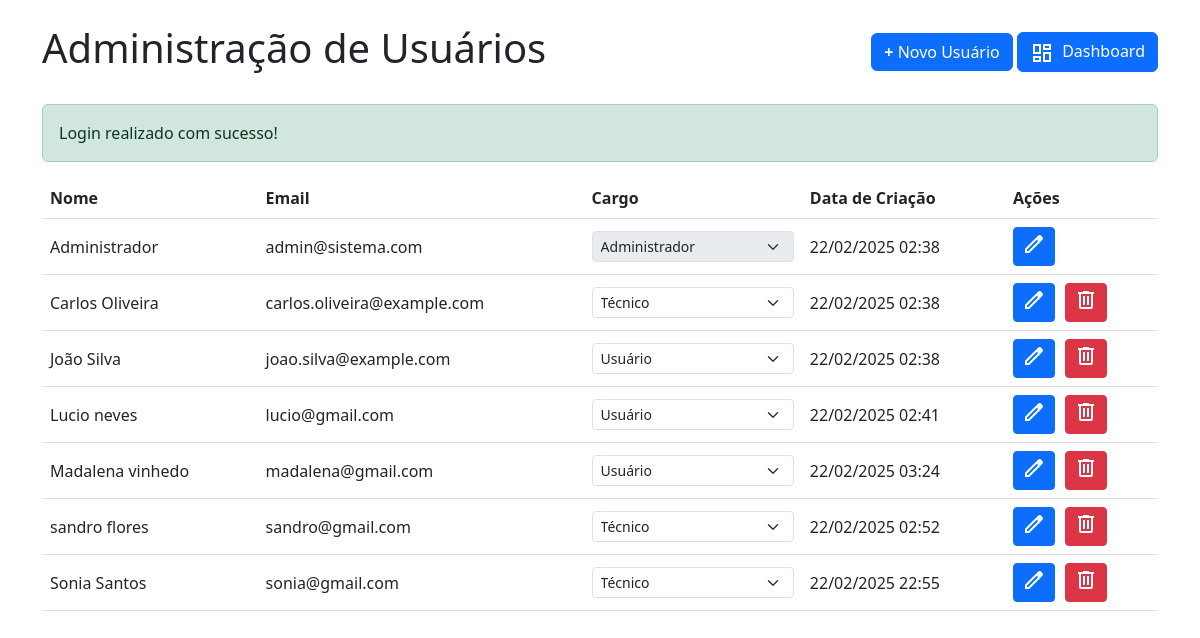
Page /admin_usuarios.php (signed in) on the committed database.
### tables this page shows
CREATE TABLE `usuarios` (
  `id_usuario` int NOT NULL,
  `nome` varchar(100) NOT NULL,
  `email` varchar(100) NOT NULL,
  `senha` varchar(255) NOT NULL,
  `cargo` enum('Administrador','Técnico','Usuário') NOT NULL,
  `telefone` varchar(20) DEFAULT NULL,
  `whatsapp` varchar(20) DEFAULT NULL,
  `cidade` varchar(100) DEFAULT NULL,
  `estado` char(2) DEFAULT NULL,
  `data_nascimento` date DEFAULT NULL,
  `data_cadastro` timestamp NULL DEFAULT CURRENT_TIMESTAMP,
  `data_atualizacao` timestamp NULL DEFAULT CURRENT_TIMESTAMP ON UPDATE CURRENT_TIMESTAMP
);

### admin_usuarios.php (the view, shortened to what this page needs)
<?php
require_once 'db_connection.php';
$stmt = mysqli_prepare($conn, "
    SELECT id_usuario, nome, email, cargo, data_cadastro
    FROM usuarios
    ORDER BY nome ASC
");
mysqli_stmt_execute($stmt);
$result = mysqli_stmt_get_result($stmt);
$usuarios = [];
while ($row = mysqli_fetch_assoc($result)) {
    $usuarios[] = $row;
}
?>
<!DOCTYPE html>
<html lang="pt-BR">
<head>
    <link href="https://cdn.jsdelivr.net/npm/bootstrap@5.3.0/dist/css/bootstrap.min.css" rel="stylesheet">
</head>
<body>
    <div class="container mt-4">
        <div class="d-flex justify-content-between align-items-center mb-4">
            <h1>Administração de Usuários</h1>
            <div>
                <a href="register.php"  class="btn btn-primary">
                   <strong>+</strong> Novo Usuário
                </a>
                <a href="dashboard.php" class="btn btn-primary">
                    <span class="material-symbols-outlined align-middle me-1">dashboard</span>
                    Dashboard
                </a>
            </div>
        </div>
        <?php if (isset($_SESSION['success_message'])): ?>
            <div class="alert alert-success">
                <?php
                echo $_SESSION['success_message'];
                ?>
            </div>
        <?php endif; ?>
        <div class="table-responsive">
            <table class="table table-hover">
                <thead>
                    <tr>
                        <th>Nome</th>
                        <th>Email</th>
                        <th>Cargo</th>
                        <th>Data de Criação</th>
                        <th>Ações</th>
                    </tr>
                </thead>
                <tbody>
                    <?php foreach ($usuarios as $user): ?>
                    <tr>
                        <td><?php echo htmlspecialchars($user['nome']); ?></td>
                        <td><?php echo htmlspecialchars($user['email']); ?></td>
                        <td>
                            <form method="post" class="d-inline">
                                <select name="cargo" class="form-select form-select-sm" onchange="this.form.submit()" <?php echo $user['id_usuario'] == $_SESSION['user_id'] ? 'disabled' : ''; ?>>
                                    <option value="Usuário" <?php echo $user['cargo'] === 'Usuário' ? 'selected' : ''; ?>>Usuário</option>
                                    <option value="Técnico" <?php echo $user['cargo'] === 'Técnico' ? 'selected' : ''; ?>>Técnico</option>
                                    <option value="Administrador" <?php echo $user['cargo'] === 'Administrador' ? 'selected' : ''; ?>>Administrador</option>
                                </select>
                            </form>
                        </td>
                        <td><?php echo date('d/m/Y H:i', strtotime($user['data_cadastro'])); ?></td>
                        <td>
                            <div class="user-actions">
                                <a href="editar_usuario.php?id=<?php echo $user['id_usuario']; ?>" class="btn btn-primary btn-sm">
                                    <span class="material-symbols-outlined">edit</span>
                                </a>
                                <?php if ($user['id_usuario'] != $_SESSION['user_id']): ?>
                                <form method="post" class="d-inline" onsubmit="return confirm('Tem certeza que deseja excluir este usuário?');">
                                    <button type="submit" class="btn btn-danger btn-sm">
                                        <span class="material-symbols-outlined">delete</span>
                                    </button>
                                </form>
                                <?php endif; ?>
                            </div>
                        </td>
                    </tr>
                    <?php endforeach; ?>
                </tbody>
            </table>
        </div>
    </div>
</body>
</html>

### admin_usuarios.php (style rules this page uses)
.user-actions { display: flex; gap: 10px; }
.table td { vertical-align: middle; }

### rows in the picture
usuarios: nome "Administrador", email "admin@sistema.com", cargo "Administrador", data_cadastro "22/02/2025 02:38"
usuarios: nome "Carlos Oliveira", email "carlos.oliveira@example.com", cargo "Técnico", data_cadastro "22/02/2025 02:38"
usuarios: nome "João Silva", email "joao.silva@example.com", cargo "Usuário", data_cadastro "22/02/2025 02:38"
usuarios: nome "Lucio neves", email "lucio@gmail.com", cargo "Usuário", data_cadastro "22/02/2025 02:41"
usuarios: nome "Madalena vinhedo", email "madalena@gmail.com", cargo "Usuário", data_cadastro "22/02/2025 03:24"
usuarios: nome "sandro flores", email "sandro@gmail.com", cargo "Técnico", data_cadastro "22/02/2025 02:52"
usuarios: nome "Sonia Santos", email "sonia@gmail.com", cargo "Técnico", data_cadastro "22/02/2025 22:55"

### other values in the picture
$_SESSION['success_message'] "Login realizado com sucesso!"
